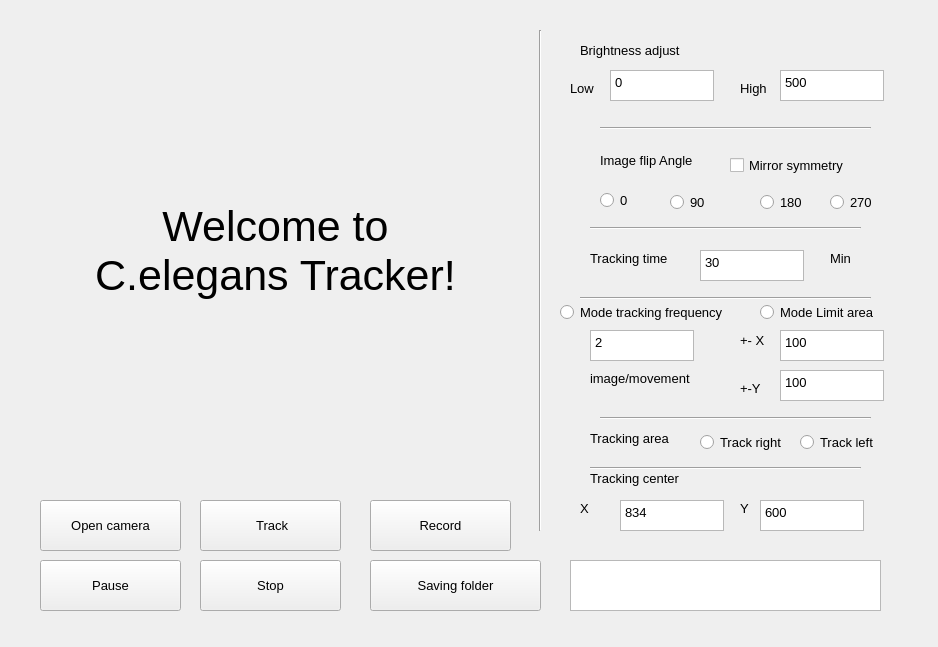
<?xml version="1.0" encoding="UTF-8"?>
<ui version="4.0">
 <class>Tracktor</class>
 <widget class="QWidget" name="Tracktor">
  <property name="geometry">
   <rect>
    <x>0</x>
    <y>0</y>
    <width>938</width>
    <height>647</height>
   </rect>
  </property>
  <property name="font">
   <font>
    <pointsize>10</pointsize>
   </font>
  </property>
  <property name="windowTitle">
   <string>C.elegans Tracker Ver 0.1</string>
  </property>
  <widget class="QLabel" name="label_image">
   <property name="geometry">
    <rect>
     <x>40</x>
     <y>20</y>
     <width>471</width>
     <height>461</height>
    </rect>
   </property>
   <property name="font">
    <font>
     <pointsize>32</pointsize>
    </font>
   </property>
   <property name="text">
    <string>Welcome to 
C.elegans Tracker!</string>
   </property>
   <property name="textFormat">
    <enum>Qt::PlainText</enum>
   </property>
   <property name="alignment">
    <set>Qt::AlignCenter</set>
   </property>
  </widget>
  <widget class="Line" name="line">
   <property name="geometry">
    <rect>
     <x>530</x>
     <y>30</y>
     <width>20</width>
     <height>501</height>
    </rect>
   </property>
   <property name="orientation">
    <enum>Qt::Vertical</enum>
   </property>
  </widget>
  <widget class="QCheckBox" name="checkbox_mirror_symmetry">
   <property name="geometry">
    <rect>
     <x>730</x>
     <y>150</y>
     <width>131</width>
     <height>31</height>
    </rect>
   </property>
   <property name="text">
    <string>Mirror symmetry</string>
   </property>
  </widget>
  <widget class="QPushButton" name="button_saving_folder">
   <property name="geometry">
    <rect>
     <x>370</x>
     <y>560</y>
     <width>171</width>
     <height>51</height>
    </rect>
   </property>
   <property name="text">
    <string>Saving folder</string>
   </property>
  </widget>
  <widget class="QTextBrowser" name="text_file_path_2">
   <property name="geometry">
    <rect>
     <x>570</x>
     <y>560</y>
     <width>311</width>
     <height>51</height>
    </rect>
   </property>
  </widget>
  <widget class="QPushButton" name="open">
   <property name="geometry">
    <rect>
     <x>40</x>
     <y>500</y>
     <width>141</width>
     <height>51</height>
    </rect>
   </property>
   <property name="text">
    <string>Open camera</string>
   </property>
  </widget>
  <widget class="Line" name="line_4">
   <property name="geometry">
    <rect>
     <x>600</x>
     <y>120</y>
     <width>271</width>
     <height>16</height>
    </rect>
   </property>
   <property name="orientation">
    <enum>Qt::Horizontal</enum>
   </property>
  </widget>
  <widget class="QTextEdit" name="high">
   <property name="geometry">
    <rect>
     <x>780</x>
     <y>70</y>
     <width>104</width>
     <height>31</height>
    </rect>
   </property>
   <property name="html">
    <string>&lt;!DOCTYPE HTML PUBLIC &quot;-//W3C//DTD HTML 4.0//EN&quot; &quot;http://www.w3.org/TR/REC-html40/strict.dtd&quot;&gt;
&lt;html&gt;&lt;head&gt;&lt;meta name=&quot;qrichtext&quot; content=&quot;1&quot; /&gt;&lt;meta charset=&quot;utf-8&quot; /&gt;&lt;style type=&quot;text/css&quot;&gt;
p, li { white-space: pre-wrap; }
&lt;/style&gt;&lt;/head&gt;&lt;body style=&quot; font-family:'Microsoft YaHei UI'; font-size:10pt; font-weight:400; font-style:normal;&quot;&gt;
&lt;p style=&quot; margin-top:0px; margin-bottom:0px; margin-left:0px; margin-right:0px; -qt-block-indent:0; text-indent:0px;&quot;&gt;500&lt;/p&gt;&lt;/body&gt;&lt;/html&gt;</string>
   </property>
  </widget>
  <widget class="QLabel" name="label_7">
   <property name="geometry">
    <rect>
     <x>580</x>
     <y>500</y>
     <width>54</width>
     <height>16</height>
    </rect>
   </property>
   <property name="text">
    <string>X</string>
   </property>
  </widget>
  <widget class="QLabel" name="label_9">
   <property name="geometry">
    <rect>
     <x>590</x>
     <y>470</y>
     <width>151</width>
     <height>16</height>
    </rect>
   </property>
   <property name="text">
    <string>Tracking center </string>
   </property>
  </widget>
  <widget class="QTextEdit" name="c_x">
   <property name="geometry">
    <rect>
     <x>620</x>
     <y>500</y>
     <width>104</width>
     <height>31</height>
    </rect>
   </property>
   <property name="html">
    <string>&lt;!DOCTYPE HTML PUBLIC &quot;-//W3C//DTD HTML 4.0//EN&quot; &quot;http://www.w3.org/TR/REC-html40/strict.dtd&quot;&gt;
&lt;html&gt;&lt;head&gt;&lt;meta name=&quot;qrichtext&quot; content=&quot;1&quot; /&gt;&lt;meta charset=&quot;utf-8&quot; /&gt;&lt;style type=&quot;text/css&quot;&gt;
p, li { white-space: pre-wrap; }
&lt;/style&gt;&lt;/head&gt;&lt;body style=&quot; font-family:'Microsoft YaHei UI'; font-size:10pt; font-weight:400; font-style:normal;&quot;&gt;
&lt;p style=&quot; margin-top:0px; margin-bottom:0px; margin-left:0px; margin-right:0px; -qt-block-indent:0; text-indent:0px;&quot;&gt;&lt;span style=&quot; font-family:'MS Shell Dlg 2';&quot;&gt;834&lt;/span&gt;&lt;/p&gt;&lt;/body&gt;&lt;/html&gt;</string>
   </property>
  </widget>
  <widget class="Line" name="line_5">
   <property name="geometry">
    <rect>
     <x>600</x>
     <y>290</y>
     <width>271</width>
     <height>16</height>
    </rect>
   </property>
   <property name="orientation">
    <enum>Qt::Horizontal</enum>
   </property>
  </widget>
  <widget class="QTextEdit" name="c_y">
   <property name="geometry">
    <rect>
     <x>760</x>
     <y>500</y>
     <width>104</width>
     <height>31</height>
    </rect>
   </property>
   <property name="html">
    <string>&lt;!DOCTYPE HTML PUBLIC &quot;-//W3C//DTD HTML 4.0//EN&quot; &quot;http://www.w3.org/TR/REC-html40/strict.dtd&quot;&gt;
&lt;html&gt;&lt;head&gt;&lt;meta name=&quot;qrichtext&quot; content=&quot;1&quot; /&gt;&lt;meta charset=&quot;utf-8&quot; /&gt;&lt;style type=&quot;text/css&quot;&gt;
p, li { white-space: pre-wrap; }
&lt;/style&gt;&lt;/head&gt;&lt;body style=&quot; font-family:'Microsoft YaHei UI'; font-size:10pt; font-weight:400; font-style:normal;&quot;&gt;
&lt;p style=&quot; margin-top:0px; margin-bottom:0px; margin-left:0px; margin-right:0px; -qt-block-indent:0; text-indent:0px;&quot;&gt;&lt;span style=&quot; font-family:'MS Shell Dlg 2';&quot;&gt;600&lt;/span&gt;&lt;/p&gt;&lt;/body&gt;&lt;/html&gt;</string>
   </property>
  </widget>
  <widget class="Line" name="line_8">
   <property name="geometry">
    <rect>
     <x>580</x>
     <y>290</y>
     <width>271</width>
     <height>16</height>
    </rect>
   </property>
   <property name="orientation">
    <enum>Qt::Horizontal</enum>
   </property>
  </widget>
  <widget class="QLabel" name="label_21">
   <property name="geometry">
    <rect>
     <x>590</x>
     <y>250</y>
     <width>171</width>
     <height>16</height>
    </rect>
   </property>
   <property name="text">
    <string>Tracking time</string>
   </property>
  </widget>
  <widget class="QLabel" name="label_8">
   <property name="geometry">
    <rect>
     <x>740</x>
     <y>500</y>
     <width>54</width>
     <height>16</height>
    </rect>
   </property>
   <property name="text">
    <string>Y</string>
   </property>
  </widget>
  <widget class="QTextEdit" name="low">
   <property name="geometry">
    <rect>
     <x>610</x>
     <y>70</y>
     <width>104</width>
     <height>31</height>
    </rect>
   </property>
   <property name="html">
    <string>&lt;!DOCTYPE HTML PUBLIC &quot;-//W3C//DTD HTML 4.0//EN&quot; &quot;http://www.w3.org/TR/REC-html40/strict.dtd&quot;&gt;
&lt;html&gt;&lt;head&gt;&lt;meta name=&quot;qrichtext&quot; content=&quot;1&quot; /&gt;&lt;meta charset=&quot;utf-8&quot; /&gt;&lt;style type=&quot;text/css&quot;&gt;
p, li { white-space: pre-wrap; }
&lt;/style&gt;&lt;/head&gt;&lt;body style=&quot; font-family:'Microsoft YaHei UI'; font-size:10pt; font-weight:400; font-style:normal;&quot;&gt;
&lt;p style=&quot; margin-top:0px; margin-bottom:0px; margin-left:0px; margin-right:0px; -qt-block-indent:0; text-indent:0px;&quot;&gt;0&lt;/p&gt;&lt;/body&gt;&lt;/html&gt;</string>
   </property>
  </widget>
  <widget class="QLabel" name="label_12">
   <property name="geometry">
    <rect>
     <x>580</x>
     <y>40</y>
     <width>121</width>
     <height>21</height>
    </rect>
   </property>
   <property name="text">
    <string>Brightness adjust</string>
   </property>
  </widget>
  <widget class="QTextEdit" name="frequency">
   <property name="geometry">
    <rect>
     <x>590</x>
     <y>330</y>
     <width>104</width>
     <height>31</height>
    </rect>
   </property>
   <property name="html">
    <string>&lt;!DOCTYPE HTML PUBLIC &quot;-//W3C//DTD HTML 4.0//EN&quot; &quot;http://www.w3.org/TR/REC-html40/strict.dtd&quot;&gt;
&lt;html&gt;&lt;head&gt;&lt;meta name=&quot;qrichtext&quot; content=&quot;1&quot; /&gt;&lt;meta charset=&quot;utf-8&quot; /&gt;&lt;style type=&quot;text/css&quot;&gt;
p, li { white-space: pre-wrap; }
&lt;/style&gt;&lt;/head&gt;&lt;body style=&quot; font-family:'Microsoft YaHei UI'; font-size:10pt; font-weight:400; font-style:normal;&quot;&gt;
&lt;p style=&quot; margin-top:0px; margin-bottom:0px; margin-left:0px; margin-right:0px; -qt-block-indent:0; text-indent:0px;&quot;&gt;2&lt;/p&gt;&lt;/body&gt;&lt;/html&gt;</string>
   </property>
  </widget>
  <widget class="QLabel" name="label_11">
   <property name="geometry">
    <rect>
     <x>740</x>
     <y>80</y>
     <width>31</width>
     <height>16</height>
    </rect>
   </property>
   <property name="text">
    <string>High</string>
   </property>
  </widget>
  <widget class="QTextEdit" name="tracking_time">
   <property name="geometry">
    <rect>
     <x>700</x>
     <y>250</y>
     <width>104</width>
     <height>31</height>
    </rect>
   </property>
   <property name="html">
    <string>&lt;!DOCTYPE HTML PUBLIC &quot;-//W3C//DTD HTML 4.0//EN&quot; &quot;http://www.w3.org/TR/REC-html40/strict.dtd&quot;&gt;
&lt;html&gt;&lt;head&gt;&lt;meta name=&quot;qrichtext&quot; content=&quot;1&quot; /&gt;&lt;meta charset=&quot;utf-8&quot; /&gt;&lt;style type=&quot;text/css&quot;&gt;
p, li { white-space: pre-wrap; }
&lt;/style&gt;&lt;/head&gt;&lt;body style=&quot; font-family:'Microsoft YaHei UI'; font-size:10pt; font-weight:400; font-style:normal;&quot;&gt;
&lt;p style=&quot; margin-top:0px; margin-bottom:0px; margin-left:0px; margin-right:0px; -qt-block-indent:0; text-indent:0px;&quot;&gt;&lt;span style=&quot; font-family:'MS Shell Dlg 2';&quot;&gt;30&lt;/span&gt;&lt;/p&gt;&lt;/body&gt;&lt;/html&gt;</string>
   </property>
  </widget>
  <widget class="QLabel" name="label_10">
   <property name="geometry">
    <rect>
     <x>570</x>
     <y>80</y>
     <width>31</width>
     <height>16</height>
    </rect>
   </property>
   <property name="text">
    <string>Low</string>
   </property>
  </widget>
  <widget class="QPushButton" name="track">
   <property name="geometry">
    <rect>
     <x>200</x>
     <y>500</y>
     <width>141</width>
     <height>51</height>
    </rect>
   </property>
   <property name="text">
    <string> Track</string>
   </property>
  </widget>
  <widget class="QLabel" name="label_23">
   <property name="geometry">
    <rect>
     <x>830</x>
     <y>250</y>
     <width>71</width>
     <height>16</height>
    </rect>
   </property>
   <property name="text">
    <string>Min</string>
   </property>
  </widget>
  <widget class="QRadioButton" name="mode1">
   <property name="geometry">
    <rect>
     <x>560</x>
     <y>300</y>
     <width>191</width>
     <height>24</height>
    </rect>
   </property>
   <property name="text">
    <string>Mode tracking frequency</string>
   </property>
   <attribute name="buttonGroup">
    <string notr="true">buttonGroup_2</string>
   </attribute>
  </widget>
  <widget class="QRadioButton" name="mode2">
   <property name="geometry">
    <rect>
     <x>760</x>
     <y>300</y>
     <width>131</width>
     <height>24</height>
    </rect>
   </property>
   <property name="text">
    <string>Mode Limit area</string>
   </property>
   <attribute name="buttonGroup">
    <string notr="true">buttonGroup_2</string>
   </attribute>
  </widget>
  <widget class="QLabel" name="label_28">
   <property name="geometry">
    <rect>
     <x>740</x>
     <y>330</y>
     <width>101</width>
     <height>20</height>
    </rect>
   </property>
   <property name="text">
    <string>+- X </string>
   </property>
  </widget>
  <widget class="QTextEdit" name="bias_x">
   <property name="geometry">
    <rect>
     <x>780</x>
     <y>330</y>
     <width>104</width>
     <height>31</height>
    </rect>
   </property>
   <property name="html">
    <string>&lt;!DOCTYPE HTML PUBLIC &quot;-//W3C//DTD HTML 4.0//EN&quot; &quot;http://www.w3.org/TR/REC-html40/strict.dtd&quot;&gt;
&lt;html&gt;&lt;head&gt;&lt;meta name=&quot;qrichtext&quot; content=&quot;1&quot; /&gt;&lt;meta charset=&quot;utf-8&quot; /&gt;&lt;style type=&quot;text/css&quot;&gt;
p, li { white-space: pre-wrap; }
&lt;/style&gt;&lt;/head&gt;&lt;body style=&quot; font-family:'Microsoft YaHei UI'; font-size:10pt; font-weight:400; font-style:normal;&quot;&gt;
&lt;p style=&quot; margin-top:0px; margin-bottom:0px; margin-left:0px; margin-right:0px; -qt-block-indent:0; text-indent:0px;&quot;&gt;&lt;span style=&quot; font-family:'MS Shell Dlg 2';&quot;&gt;100&lt;/span&gt;&lt;/p&gt;&lt;/body&gt;&lt;/html&gt;</string>
   </property>
  </widget>
  <widget class="QTextEdit" name="bias_y">
   <property name="geometry">
    <rect>
     <x>780</x>
     <y>370</y>
     <width>104</width>
     <height>31</height>
    </rect>
   </property>
   <property name="html">
    <string>&lt;!DOCTYPE HTML PUBLIC &quot;-//W3C//DTD HTML 4.0//EN&quot; &quot;http://www.w3.org/TR/REC-html40/strict.dtd&quot;&gt;
&lt;html&gt;&lt;head&gt;&lt;meta name=&quot;qrichtext&quot; content=&quot;1&quot; /&gt;&lt;meta charset=&quot;utf-8&quot; /&gt;&lt;style type=&quot;text/css&quot;&gt;
p, li { white-space: pre-wrap; }
&lt;/style&gt;&lt;/head&gt;&lt;body style=&quot; font-family:'Microsoft YaHei UI'; font-size:10pt; font-weight:400; font-style:normal;&quot;&gt;
&lt;p style=&quot; margin-top:0px; margin-bottom:0px; margin-left:0px; margin-right:0px; -qt-block-indent:0; text-indent:0px;&quot;&gt;&lt;span style=&quot; font-family:'MS Shell Dlg 2';&quot;&gt;100&lt;/span&gt;&lt;/p&gt;&lt;/body&gt;&lt;/html&gt;</string>
   </property>
  </widget>
  <widget class="QLabel" name="label_29">
   <property name="geometry">
    <rect>
     <x>740</x>
     <y>380</y>
     <width>171</width>
     <height>16</height>
    </rect>
   </property>
   <property name="text">
    <string>+-Y </string>
   </property>
  </widget>
  <widget class="QLabel" name="label_14">
   <property name="geometry">
    <rect>
     <x>590</x>
     <y>430</y>
     <width>101</width>
     <height>16</height>
    </rect>
   </property>
   <property name="text">
    <string>Tracking area</string>
   </property>
  </widget>
  <widget class="QRadioButton" name="right">
   <property name="geometry">
    <rect>
     <x>700</x>
     <y>430</y>
     <width>171</width>
     <height>24</height>
    </rect>
   </property>
   <property name="text">
    <string>Track right</string>
   </property>
   <attribute name="buttonGroup">
    <string notr="true">buttonGroup_3</string>
   </attribute>
  </widget>
  <widget class="QRadioButton" name="left">
   <property name="geometry">
    <rect>
     <x>800</x>
     <y>430</y>
     <width>91</width>
     <height>24</height>
    </rect>
   </property>
   <property name="text">
    <string>Track left</string>
   </property>
   <attribute name="buttonGroup">
    <string notr="true">buttonGroup_3</string>
   </attribute>
  </widget>
  <widget class="QLabel" name="label_13">
   <property name="geometry">
    <rect>
     <x>600</x>
     <y>150</y>
     <width>121</width>
     <height>21</height>
    </rect>
   </property>
   <property name="text">
    <string>Image flip Angle</string>
   </property>
  </widget>
  <widget class="Line" name="line_6">
   <property name="geometry">
    <rect>
     <x>590</x>
     <y>220</y>
     <width>271</width>
     <height>16</height>
    </rect>
   </property>
   <property name="orientation">
    <enum>Qt::Horizontal</enum>
   </property>
  </widget>
  <widget class="QRadioButton" name="radioButton_0">
   <property name="geometry">
    <rect>
     <x>600</x>
     <y>190</y>
     <width>61</width>
     <height>21</height>
    </rect>
   </property>
   <property name="text">
    <string>0</string>
   </property>
   <attribute name="buttonGroup">
    <string notr="true">buttonGroup</string>
   </attribute>
  </widget>
  <widget class="QRadioButton" name="radioButton_90">
   <property name="geometry">
    <rect>
     <x>670</x>
     <y>190</y>
     <width>81</width>
     <height>24</height>
    </rect>
   </property>
   <property name="text">
    <string>90</string>
   </property>
   <attribute name="buttonGroup">
    <string notr="true">buttonGroup</string>
   </attribute>
  </widget>
  <widget class="QRadioButton" name="radioButton_180">
   <property name="geometry">
    <rect>
     <x>760</x>
     <y>190</y>
     <width>81</width>
     <height>24</height>
    </rect>
   </property>
   <property name="text">
    <string>180</string>
   </property>
   <attribute name="buttonGroup">
    <string notr="true">buttonGroup</string>
   </attribute>
  </widget>
  <widget class="QRadioButton" name="radioButton_270">
   <property name="geometry">
    <rect>
     <x>830</x>
     <y>190</y>
     <width>81</width>
     <height>24</height>
    </rect>
   </property>
   <property name="text">
    <string>270</string>
   </property>
   <attribute name="buttonGroup">
    <string notr="true">buttonGroup</string>
   </attribute>
  </widget>
  <widget class="QPushButton" name="record">
   <property name="geometry">
    <rect>
     <x>370</x>
     <y>500</y>
     <width>141</width>
     <height>51</height>
    </rect>
   </property>
   <property name="text">
    <string>Record</string>
   </property>
  </widget>
  <widget class="QLabel" name="label_24">
   <property name="geometry">
    <rect>
     <x>590</x>
     <y>370</y>
     <width>161</width>
     <height>16</height>
    </rect>
   </property>
   <property name="text">
    <string>image/movement</string>
   </property>
  </widget>
  <widget class="QPushButton" name="button_pause">
   <property name="geometry">
    <rect>
     <x>40</x>
     <y>560</y>
     <width>141</width>
     <height>51</height>
    </rect>
   </property>
   <property name="text">
    <string>Pause</string>
   </property>
   <property name="checkable">
    <bool>false</bool>
   </property>
  </widget>
  <widget class="Line" name="line_9">
   <property name="geometry">
    <rect>
     <x>600</x>
     <y>410</y>
     <width>271</width>
     <height>16</height>
    </rect>
   </property>
   <property name="orientation">
    <enum>Qt::Horizontal</enum>
   </property>
  </widget>
  <widget class="QPushButton" name="stop">
   <property name="geometry">
    <rect>
     <x>200</x>
     <y>560</y>
     <width>141</width>
     <height>51</height>
    </rect>
   </property>
   <property name="text">
    <string>Stop</string>
   </property>
   <property name="checkable">
    <bool>false</bool>
   </property>
  </widget>
  <widget class="Line" name="line_10">
   <property name="geometry">
    <rect>
     <x>590</x>
     <y>460</y>
     <width>271</width>
     <height>16</height>
    </rect>
   </property>
   <property name="orientation">
    <enum>Qt::Horizontal</enum>
   </property>
  </widget>
 </widget>
 <resources/>
 <connections/>
 <buttongroups>
  <buttongroup name="buttonGroup"/>
  <buttongroup name="buttonGroup_2"/>
  <buttongroup name="buttonGroup_3"/>
 </buttongroups>
</ui>
